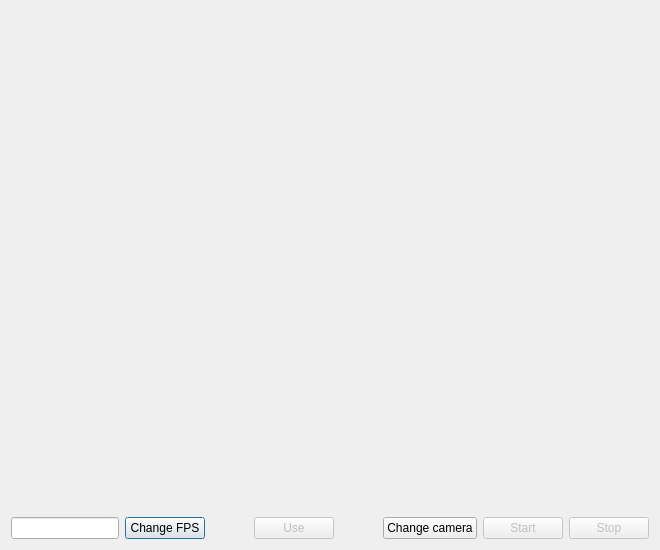
<?xml version="1.0" encoding="UTF-8"?>
<ui version="4.0">
 <class>VMonoCalibrationDialog</class>
 <widget class="QDialog" name="VMonoCalibrationDialog">
  <property name="geometry">
   <rect>
    <x>0</x>
    <y>0</y>
    <width>660</width>
    <height>550</height>
   </rect>
  </property>
  <property name="windowTitle">
   <string>Calibrate single camera</string>
  </property>
  <layout class="QVBoxLayout" name="verticalLayout">
   <item>
    <widget class="VVideoWidget" name="m_videoWidget" native="true"/>
   </item>
   <item>
    <layout class="QHBoxLayout" name="horizontalLayout">
     <item>
      <widget class="QLineEdit" name="m_fpsEdit"/>
     </item>
     <item>
      <widget class="QPushButton" name="m_fpsButton">
       <property name="text">
        <string>Change FPS</string>
       </property>
      </widget>
     </item>
     <item>
      <spacer name="horizontalSpacer">
       <property name="orientation">
        <enum>Qt::Horizontal</enum>
       </property>
       <property name="sizeHint" stdset="0">
        <size>
         <width>40</width>
         <height>20</height>
        </size>
       </property>
      </spacer>
     </item>
     <item>
      <widget class="QPushButton" name="m_useButton">
       <property name="enabled">
        <bool>false</bool>
       </property>
       <property name="text">
        <string>Use</string>
       </property>
      </widget>
     </item>
     <item>
      <spacer name="horizontalSpacer_2">
       <property name="orientation">
        <enum>Qt::Horizontal</enum>
       </property>
       <property name="sizeHint" stdset="0">
        <size>
         <width>40</width>
         <height>20</height>
        </size>
       </property>
      </spacer>
     </item>
     <item>
      <widget class="QPushButton" name="m_changeButton">
       <property name="text">
        <string>Change camera</string>
       </property>
      </widget>
     </item>
     <item>
      <widget class="QPushButton" name="m_startButton">
       <property name="enabled">
        <bool>false</bool>
       </property>
       <property name="text">
        <string>Start</string>
       </property>
      </widget>
     </item>
     <item>
      <widget class="QPushButton" name="m_stopButton">
       <property name="enabled">
        <bool>false</bool>
       </property>
       <property name="text">
        <string>Stop</string>
       </property>
      </widget>
     </item>
    </layout>
   </item>
  </layout>
 </widget>
 <customwidgets>
  <customwidget>
   <class>VVideoWidget</class>
   <extends>QWidget</extends>
   <header>vvideowidget.h</header>
  </customwidget>
 </customwidgets>
 <tabstops>
  <tabstop>m_useButton</tabstop>
  <tabstop>m_startButton</tabstop>
  <tabstop>m_stopButton</tabstop>
  <tabstop>m_changeButton</tabstop>
  <tabstop>m_fpsEdit</tabstop>
  <tabstop>m_fpsButton</tabstop>
 </tabstops>
 <resources/>
 <connections/>
</ui>
